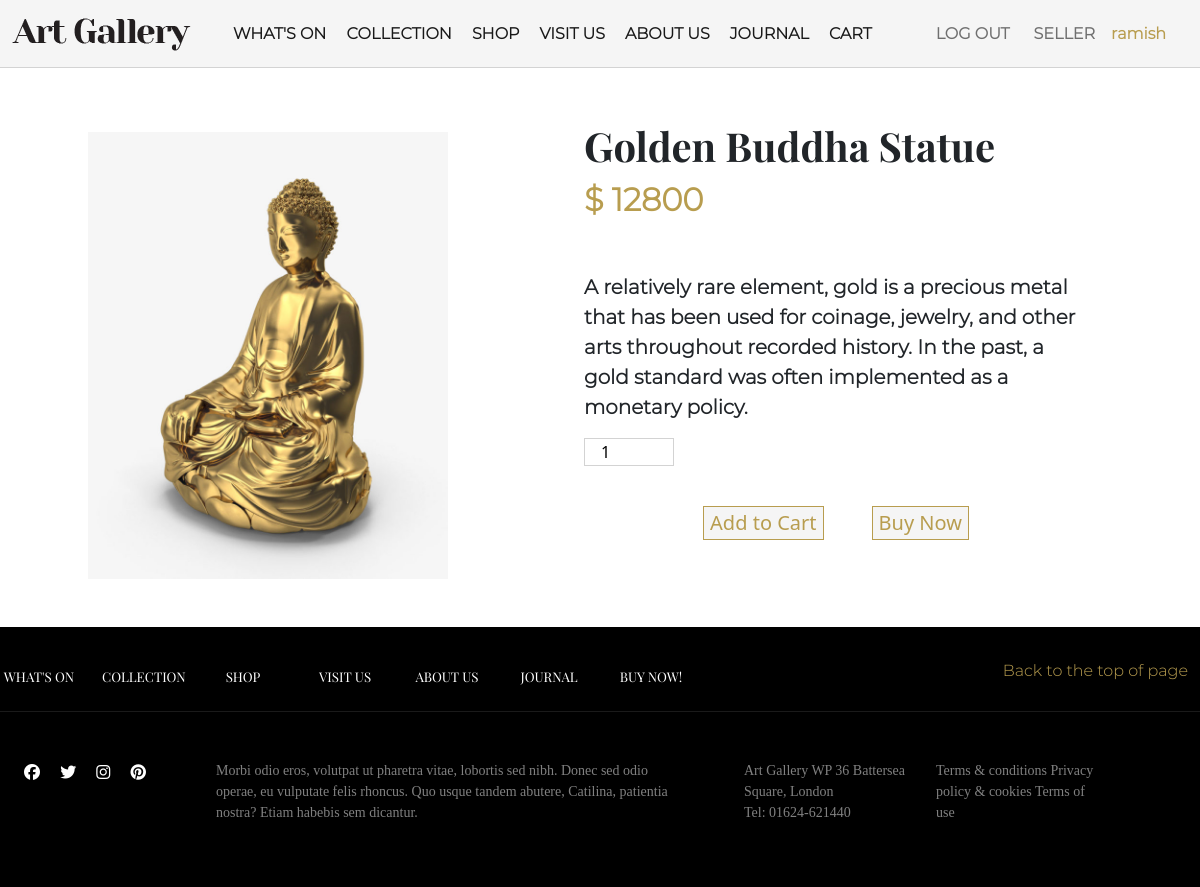
The app's page /product1.php?id=18 (signed in) with its own data.
### tables this page shows
CREATE TABLE `user` (
  `id` int(11) NOT NULL,
  `fname` varchar(20) NOT NULL,
  `lname` varchar(20) NOT NULL,
  `email` varchar(50) NOT NULL,
  `password` varchar(70) NOT NULL
);

CREATE TABLE `post` (
  `post_id` int(10) NOT NULL,
  `title` varchar(50) NOT NULL,
  `price` int(6) NOT NULL,
  `descrip` longtext NOT NULL,
  `seller` int(11) NOT NULL,
  `img` varchar(100) NOT NULL
);

### product1.php (the view, shortened to what this page needs)
<!DOCTYPE html>
<html>
<head>
<link rel="stylesheet" type="text/css" href="css/Home.css">
<link rel="stylesheet" href="css/bootstrap.css">
<link rel="stylesheet" type="text/css" href="//cdn.jsdelivr.net/npm/slick-carousel@1.8.1/slick/slick.css"/>
</head>
<body style="overflow-x:hidden">
<?php include_once 'Navbar.php'; ?>
<?php
    include "config.php";
     $id = $_GET["id"];
      $sql = "SELECT * FROM post WHERE post_id = '{$id}'";
      $rest = mysqli_query($conn , $sql);
      while($row = mysqli_fetch_assoc($rest)){
        $title = $row["title"];
        $price = $row["price"];
        $desc = $row["descrip"];
        $img = $row["img"];
    }
        ?>
<form action="<?php $_SERVER["PHP_SELF"]; ?>" method="POST">
    <div class="row container-fluid mt-5 d-flex justify-content-evenly mb-5">
    <img src="./upload/<?php echo $img; ?>" alt="" class="col-xl-4 col-lg-4 col-md-4 mt-3 col-sm-6">
    <div class="col-xl-6 col-lg-6 col-ms-6 col-sm-6 ">
        <div class="fn fs-1 fw-bold ps-5"> <?php echo $title ;?> </div>
        <div class="date mon fs-2 ps-5 fw-bold">$ <?php echo $price; ?> </div>
        <div class="mon fw-bold fs-5 ps-5 mt-5"> <?php echo $desc; ?></div>
        <div class="ps-5 mt-3">
            <input type="number" name="quantity" id="" max="5" min="1" value="1" class="inp1 ps-3">
        </div>
        <div class="mt-3 ms-5 d-flex justify-content-center ">
        <input type="submit" name="save" class="  all  mt-4 fs-5 all1" value="Add to Cart"/>
        <input type="submit" name="buy" class=" all mt-4 ms-5 fs-5 all1" value="Buy Now" />
        </div>
    </div>
</div>
</form>
<?php  include_once 'footer.php' ?>
</body>
</html>

### Navbar.php (shortened to what this page needs)
<nav class="navbar navbar-expand-lg navbar-light sticky-top">
        <div class="container-fluid">
            <a class="navbar-brand" href="Home.php">
                <img src="images/Asset-5@0.5x.png" alt="" class="pic">
              </a>
          <div class="collapse navbar-collapse fle " id="navbarNavAltMarkup">
            <div class="navbar-nav mynav">
              <a class="nav-link active ms-1" href="exhibition.php">WHAT'S ON</a>
              <a class="nav-link active ms-1" href="collection.php">COLLECTION</a>
              <a class="nav-link active ms-1" href="shop.php">SHOP</a>
              <a class="nav-link active ms-1" href="visit.php">VISIT US</a>
              <a class="nav-link active ms-1" href="about.php">ABOUT US</a>
              <a class="nav-link active ms-1" href="journal.php">JOURNAL</a>
              <a class="nav-link active ms-1 " href="cart.php">CART</a>
              <a href="logout.php" class="nav-link  ms-xl-5 ms-lg-5">LOG OUT</a>
              <a class="nav-link  ms-xl-2 ms-lg-2 " href="seller/products.php">SELLER</a>
              <a  class="nav-link date "><?php
              include "config.php";
              $name = "SELECT fname FROM user WHERE email = '{$_SESSION['email']}'";
              $result1 = mysqli_query($conn ,$name);
              while($row1 = mysqli_fetch_assoc($result1)){
                  echo $row1["fname"];
              }
              ?></a>
            </div>
          </div>
        </div>
      </nav>

### css/Home.css (style rules this page uses)
body { margin: 0; background-color: #f5f5f5ff ; }
html { scroll-behavior: smooth; }
.mynav { font-family: my !important; font-weight: bold ; font-size: 1rem; }
.fle { justify-content: center !important; }
.sticky-top { background-color: #f5f5f5 !important; border-bottom: 1px solid lightgrey; transition: 0.2s linear !important; }
.pic { transition: 0.8s linear !important; }
.fn { font-family: chagal !important; }
.date { color: rgba(184,157,79,1) !important; }
.mon { font-family: my; }
.all { border: 1px solid rgba(184,157,79,1) ; background-color: #f5f5f5; color: rgba(184,157,79,1); transition: color 0.3s ease; text-decoration: none; }
a { text-decoration: none !important; }
.inp1 { border: 1px solid lightgrey !important; outline: none !important; font-size: 16px; }

### records on screen
user: fname "ramish"
post: img (picture), title "Golden Buddha Statue", price "12800", descrip "A relatively rare element, gold is a precious metal that has been used for coinage, jewelry, and other arts throughout recorded history. In the past, a gold standard was often implemented as a monetary policy."
